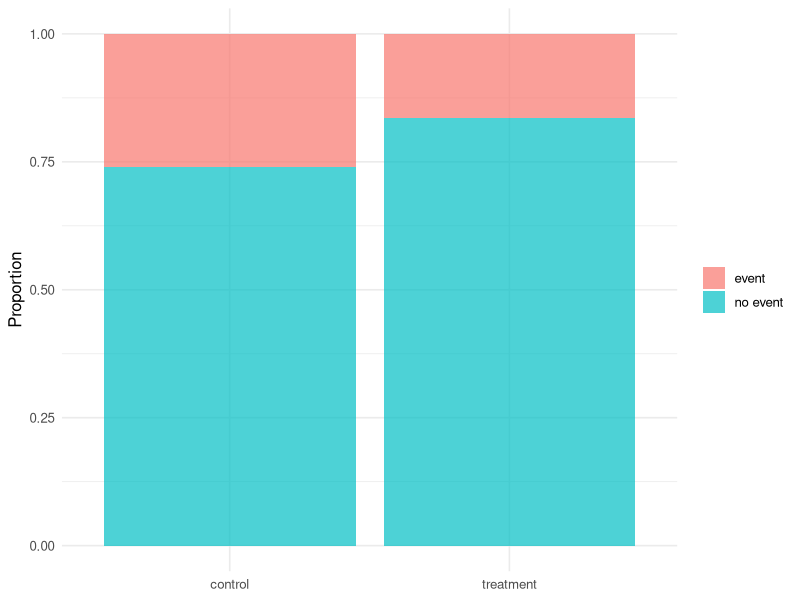

The R script that drew this image:
## ---- chunk 1
#| label: setup
library(tidyverse)
set.seed(42)
theme_set(theme_minimal(base_size = 12))
## ---- chunk 2
n_per <- 200
sim <- tibble(
  arm = rep(c("control", "treatment"), each = n_per),
  event = c(rbinom(n_per, 1, 0.25),
            rbinom(n_per, 1, 0.15))
)
tab <- table(arm = sim$arm, event = sim$event)
tab
## ---- chunk 3
#| fig-width: 5
#| fig-height: 3.5
as_tibble(tab) |>
  mutate(arm = factor(arm, levels = c("control", "treatment")),
         event = recode(event, `0` = "no event", `1` = "event")) |>
  ggplot(aes(arm, n, fill = event)) +
  geom_col(position = "fill", alpha = 0.7) +
  labs(x = NULL, y = "Proportion", fill = NULL)
## ---- chunk 4
chisq.test(tab)$expected
## ---- chunk 5
ct <- chisq.test(tab, correct = FALSE)
ft <- fisher.test(tab)
pt <- prop.test(x = tab[, "1"], n = rowSums(tab), correct = FALSE)
list(chisq = ct, fisher = ft, prop = pt)
## ---- chunk 6
p_ctrl <- tab["control",   "1"] / sum(tab["control", ])
p_trt  <- tab["treatment", "1"] / sum(tab["treatment", ])

rd <- p_trt - p_ctrl

rr <- p_trt / p_ctrl
# Log-based Wald CI for RR
se_log_rr <- sqrt(
  (1 - p_trt)  / (p_trt  * sum(tab["treatment", ])) +
  (1 - p_ctrl) / (p_ctrl * sum(tab["control",   ]))
)
ci_rr <- exp(log(rr) + c(-1, 1) * qnorm(0.975) * se_log_rr)

or <- (tab["treatment", "1"] * tab["control", "0"]) /
      (tab["treatment", "0"] * tab["control", "1"])
se_log_or <- sqrt(sum(1 / tab))
ci_or <- exp(log(or) + c(-1, 1) * qnorm(0.975) * se_log_or)

tibble(effect = c("RD", "RR", "OR"),
       est = c(rd, rr, or),
       ci_low = c(pt$conf.int[1], ci_rr[1], ci_or[1]),
       ci_high = c(pt$conf.int[2], ci_rr[2], ci_or[2]))
## ---- chunk 7
obs <- c(AA = 260, Aa = 290, aa = 50)
pAA <- 0.7^2; paa <- 0.3^2; pAa <- 2 * 0.7 * 0.3
exp_probs <- c(AA = pAA, Aa = pAa, aa = paa)
gof <- chisq.test(obs, p = exp_probs)
gof
## ---- chunk 8
sessionInfo()
